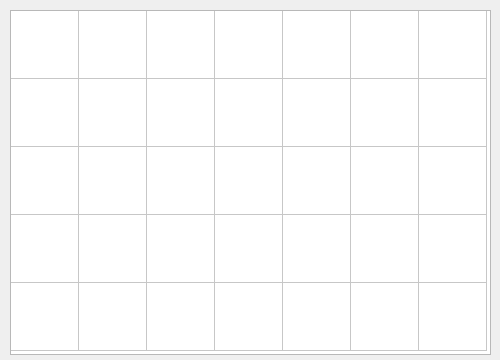
<?xml version="1.0" encoding="UTF-8"?>
<ui version="4.0">
 <class>emoji</class>
 <widget class="QWidget" name="emoji">
  <property name="geometry">
   <rect>
    <x>0</x>
    <y>0</y>
    <width>500</width>
    <height>360</height>
   </rect>
  </property>
  <property name="windowTitle">
   <string>Form</string>
  </property>
  <widget class="QTableWidget" name="tableWidget">
   <property name="geometry">
    <rect>
     <x>10</x>
     <y>10</y>
     <width>481</width>
     <height>345</height>
    </rect>
   </property>
   <property name="rowCount">
    <number>5</number>
   </property>
   <property name="columnCount">
    <number>7</number>
   </property>
   <attribute name="horizontalHeaderVisible">
    <bool>false</bool>
   </attribute>
   <attribute name="horizontalHeaderDefaultSectionSize">
    <number>68</number>
   </attribute>
   <attribute name="verticalHeaderVisible">
    <bool>false</bool>
   </attribute>
   <attribute name="verticalHeaderDefaultSectionSize">
    <number>68</number>
   </attribute>
   <row/>
   <row/>
   <row/>
   <row/>
   <row/>
   <column/>
   <column/>
   <column/>
   <column/>
   <column/>
   <column/>
   <column/>
  </widget>
 </widget>
 <resources/>
 <connections/>
</ui>
